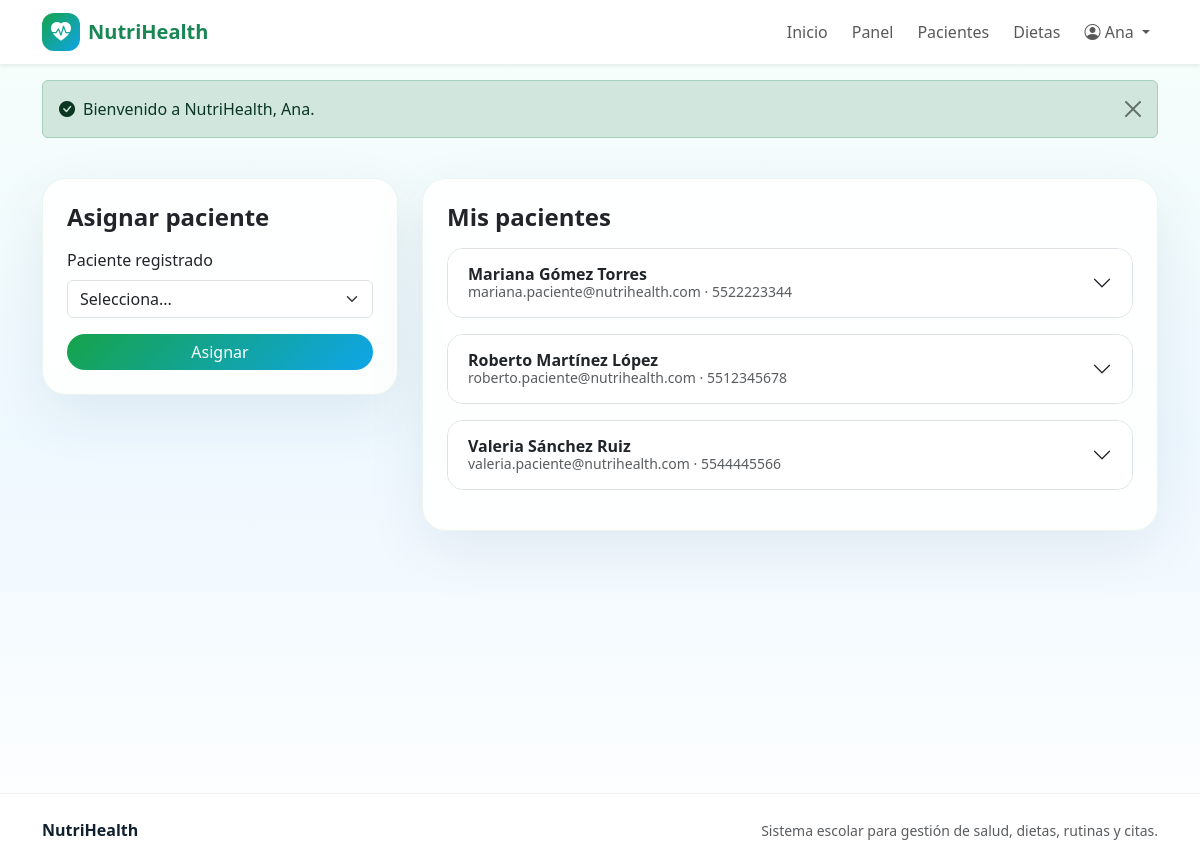
The app's page /pages/nutriologo/pacientes.php (signed in) with its own data.
### tables this page shows
CREATE TABLE personas (
    id INT AUTO_INCREMENT PRIMARY KEY,
    nombre VARCHAR(100) NOT NULL,
    apellido_paterno VARCHAR(100),
    apellido_materno VARCHAR(100),
    fecha_nacimiento DATE,
    sexo ENUM('Masculino', 'Femenino', 'Otro'),
    telefono VARCHAR(20),
    email VARCHAR(100) UNIQUE NOT NULL,
    direccion TEXT,
    usuario VARCHAR(50) UNIQUE NOT NULL,
    password_hash VARCHAR(255) NOT NULL,
    rol ENUM('paciente', 'nutriologo', 'entrenador') NOT NULL,
    activo BOOLEAN DEFAULT TRUE,
    fecha_registro DATETIME DEFAULT CURRENT_TIMESTAMP
);

### includes/functions.php (called while the page is built, shortened)
<?php
require_once __DIR__ . '/../config/database.php';
function normalize_path_for_url(string $path): string
{
    $path = str_replace('\\', '/', $path);
    $parts = [];
    foreach (explode('/', $path) as $part) {
        if ($part === '' || $part === '.') {
            continue;
        }
        $parts[] = $part;
    }
    return implode('/', $parts);
}
function relative_url_from_current_script(string $targetPath): string
{
    $scriptFile = $_SERVER['SCRIPT_FILENAME'] ?? APP_ROOT . DIRECTORY_SEPARATOR . 'index.php';
    $scriptDir = normalize_path_for_url(dirname($scriptFile));
    $target = normalize_path_for_url(APP_ROOT . ($targetPath !== '' ? DIRECTORY_SEPARATOR . str_replace('/', DIRECTORY_SEPARATOR, $targetPath) : ''));
    $fromParts = $scriptDir === '' ? [] : explode('/', $scriptDir);
    $toParts = $target === '' ? [] : explode('/', $target);
    $i = 0;
    $max = min(count($fromParts), count($toParts));
    while ($i < $max && $fromParts[$i] === $toParts[$i]) {
        $i++;
    }
    $up = array_fill(0, count($fromParts) - $i, '..');
    $down = array_slice($toParts, $i);
    $relativeParts = array_merge($up, $down);
    return $relativeParts ? implode('/', $relativeParts) : '.';
}
function base_url(string $path = ''): string
{
    $path = ltrim($path, '/');
    preg_match('/^([^?#]*)([?#].*)?$/', $path, $matches);
    $cleanPath = $matches[1] ?? '';
    $suffix = $matches[2] ?? '';
    $relative = relative_url_from_current_script($cleanPath);
    if ($cleanPath === '') {
        return $relative === '.' ? './' : rtrim($relative, '/') . '/';
    }
    return $relative . $suffix;
}
function e(?string $value): string
{
    return htmlspecialchars($value ?? '', ENT_QUOTES, 'UTF-8');
}
function current_user(): ?array
{
    return $_SESSION['user'] ?? null;
}
function full_name(array $person): string
{
    return trim(($person['nombre'] ?? '') . ' ' . ($person['apellido_paterno'] ?? '') . ' ' . ($person['apellido_materno'] ?? ''));
}
function get_people_by_role(string $role): array
{
    $stmt = db()->prepare('SELECT * FROM personas WHERE rol = ? AND activo = 1 ORDER BY nombre, apellido_paterno');
    $stmt->execute([$role]);
    return $stmt->fetchAll();
}
function assigned_patients(int $especialistaId, string $tipo): array
{
    if ($tipo === 'nutriologo') {
        $sql = "SELECT p.* FROM personas p
                INNER JOIN pacientes_nutriologos pn ON pn.paciente_id = p.id
                WHERE pn.nutriologo_id = ? AND pn.activo = 1 AND p.activo = 1
                ORDER BY p.nombre";
    } else {
        $sql = "SELECT p.* FROM personas p
                INNER JOIN pacientes_entrenadores pe ON pe.paciente_id = p.id
                WHERE pe.entrenador_id = ? AND pe.activo = 1 AND p.activo = 1
                ORDER BY p.nombre";
    }
    $stmt = db()->prepare($sql);
    $stmt->execute([$especialistaId]);
    return $stmt->fetchAll();
}

### config/database.php (called while the page is built, shortened)
<?php
function db(): PDO
{
    static $pdo = null;
    if ($pdo === null) {
        $host = 'localhost';
        $database = 'sitio_salud';
        $user = 'root';
        $password = '';
        $charset = 'utf8mb4';
        $dsn = "mysql:host={$host};dbname={$database};charset={$charset}";
        $options = [
            PDO::ATTR_ERRMODE => PDO::ERRMODE_EXCEPTION,
            PDO::ATTR_DEFAULT_FETCH_MODE => PDO::FETCH_ASSOC,
            PDO::ATTR_EMULATE_PREPARES => false,
        ];
        $pdo = new PDO($dsn, $user, $password, $options);
    }
    return $pdo;
}

### pages/nutriologo/pacientes.php (the view, shortened to what this page needs)
<?php
require_once __DIR__ . '/../../includes/functions.php';
$user = current_user();
$assigned = assigned_patients((int)$user['id'], 'nutriologo');
$allPatients = get_people_by_role('paciente');
require __DIR__ . '/../../includes/header.php';
?>
<section class="container py-4">
    <div class="row g-4">
        <div class="col-lg-4">
            <div class="card card-soft p-4">
                <h1 class="h4 fw-bold mb-3">Asignar paciente</h1>
                <form method="post" action="<?= base_url('actions/paciente_asignar.php') ?>">
                    <label class="form-label">Paciente registrado</label>
                    <select name="paciente_id" class="form-select mb-3" required>
                        <option value="">Selecciona...</option>
                    </select>
                    <button class="btn btn-nh rounded-pill w-100">Asignar</button>
                </form>
            </div>
        </div>
        <div class="col-lg-8">
            <div class="card card-soft p-4">
                <h2 class="h4 fw-bold mb-3">Mis pacientes</h2>
                <div class="accordion" id="pacientesNutriologo">
                    <?php foreach ($assigned as $p): ?>
                        <?php
                        $itemId = 'paciente-nutriologo-' . (int)$p['id'];
                        ?>
                        <div class="accordion-item mb-3 border rounded-4 overflow-hidden">
                            <h2 class="accordion-header">
                                <button class="accordion-button collapsed" type="button" data-bs-toggle="collapse" data-bs-target="#<?= $itemId ?>">
                                    <div>
                                        <strong><?= e(full_name($p)) ?></strong>
                                        <div class="small text-muted"><?= e($p['email']) ?> · <?= e($p['telefono']) ?></div>
                                    </div>
                                </button>
                            </h2>
                        </div>
                    <?php endforeach; ?>
                </div>
            </div>
        </div>
    </div>
</section>
<?php require __DIR__ . '/../../includes/footer.php'; ?>

### assets/css/style.css (style rules this page uses)
:root { --nh-green: #16a34a; --nh-green-dark: #0f7a37; --nh-blue: #0ea5e9; --nh-blue-dark: #0369a1; --nh-soft: #f4fbf7; --nh-text: #10202f; }
body { min-height: 100vh; background: linear-gradient(180deg, #f7fffb 0%, #eef8ff 50%, #ffffff 100%); color: var(--nh-text); }
.btn-nh { background: linear-gradient(135deg, var(--nh-green), var(--nh-blue)); border: none; color: #fff; }
.card-soft { background: rgba(255, 255, 255, .88); border: 1px solid rgba(15, 122, 55, .08); box-shadow: 0 20px 60px rgba(2, 47, 74, .08); border-radius: 24px; }

### records on screen
personas: full_name($p) "Mariana Gómez Torres", email "mariana.paciente@nutrihealth.com", telefono "5522223344"
personas: full_name($p) "Roberto Martínez López", email "roberto.paciente@nutrihealth.com", telefono "5512345678"
personas: full_name($p) "Valeria Sánchez Ruiz", email "valeria.paciente@nutrihealth.com", telefono "5544445566"

### other values on screen
$user['nombre'] "Ana"
$message "Bienvenido a NutriHealth, Ana."
